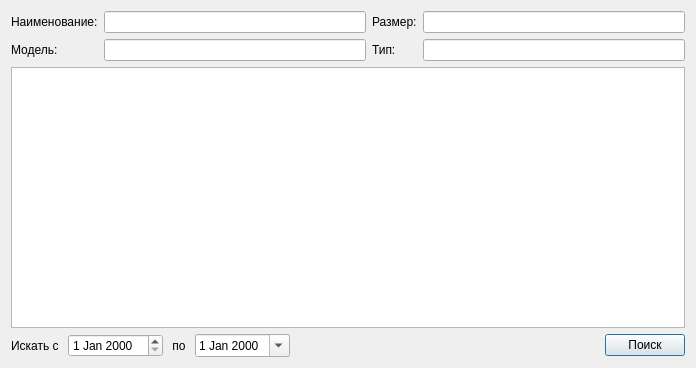
<?xml version="1.0" encoding="UTF-8"?>
<ui version="4.0">
 <class>SearchSoldDialog</class>
 <widget class="QDialog" name="SearchSoldDialog">
  <property name="geometry">
   <rect>
    <x>0</x>
    <y>0</y>
    <width>696</width>
    <height>368</height>
   </rect>
  </property>
  <property name="windowTitle">
   <string>Поиск по проданному товару</string>
  </property>
  <layout class="QVBoxLayout" name="verticalLayout">
   <item>
    <layout class="QGridLayout" name="gltFields">
     <item row="1" column="2">
      <widget class="QLabel" name="lblType">
       <property name="text">
        <string>Тип:</string>
       </property>
      </widget>
     </item>
     <item row="1" column="0">
      <widget class="QLabel" name="lblModel">
       <property name="text">
        <string>Модель:</string>
       </property>
      </widget>
     </item>
     <item row="0" column="0">
      <widget class="QLabel" name="lblName">
       <property name="text">
        <string>Наименование:</string>
       </property>
      </widget>
     </item>
     <item row="0" column="1">
      <widget class="QLineEdit" name="edtName"/>
     </item>
     <item row="1" column="1">
      <widget class="QLineEdit" name="edtModel"/>
     </item>
     <item row="0" column="2">
      <widget class="QLabel" name="lblSize">
       <property name="text">
        <string>Размер:</string>
       </property>
      </widget>
     </item>
     <item row="0" column="3">
      <widget class="QLineEdit" name="edtSize"/>
     </item>
     <item row="1" column="3">
      <widget class="QLineEdit" name="edtType"/>
     </item>
    </layout>
   </item>
   <item>
    <widget class="QTableView" name="tableView">
     <property name="selectionMode">
      <enum>QAbstractItemView::SingleSelection</enum>
     </property>
     <property name="selectionBehavior">
      <enum>QAbstractItemView::SelectRows</enum>
     </property>
     <attribute name="horizontalHeaderStretchLastSection">
      <bool>true</bool>
     </attribute>
     <attribute name="verticalHeaderDefaultSectionSize">
      <number>19</number>
     </attribute>
    </widget>
   </item>
   <item>
    <layout class="QHBoxLayout" name="ltPeriod">
     <item>
      <widget class="QLabel" name="lblFrom">
       <property name="text">
        <string>Искать с </string>
       </property>
      </widget>
     </item>
     <item>
      <widget class="QDateEdit" name="deFrom"/>
     </item>
     <item>
      <widget class="QLabel" name="lblTo">
       <property name="text">
        <string> по </string>
       </property>
      </widget>
     </item>
     <item>
      <widget class="QDateEdit" name="deTo">
       <property name="calendarPopup">
        <bool>true</bool>
       </property>
      </widget>
     </item>
     <item>
      <spacer name="spacer">
       <property name="orientation">
        <enum>Qt::Horizontal</enum>
       </property>
       <property name="sizeHint" stdset="0">
        <size>
         <width>40</width>
         <height>20</height>
        </size>
       </property>
      </spacer>
     </item>
     <item>
      <widget class="QPushButton" name="btnFind">
       <property name="text">
        <string>Поиск</string>
       </property>
      </widget>
     </item>
    </layout>
   </item>
  </layout>
 </widget>
 <resources/>
 <connections/>
</ui>
